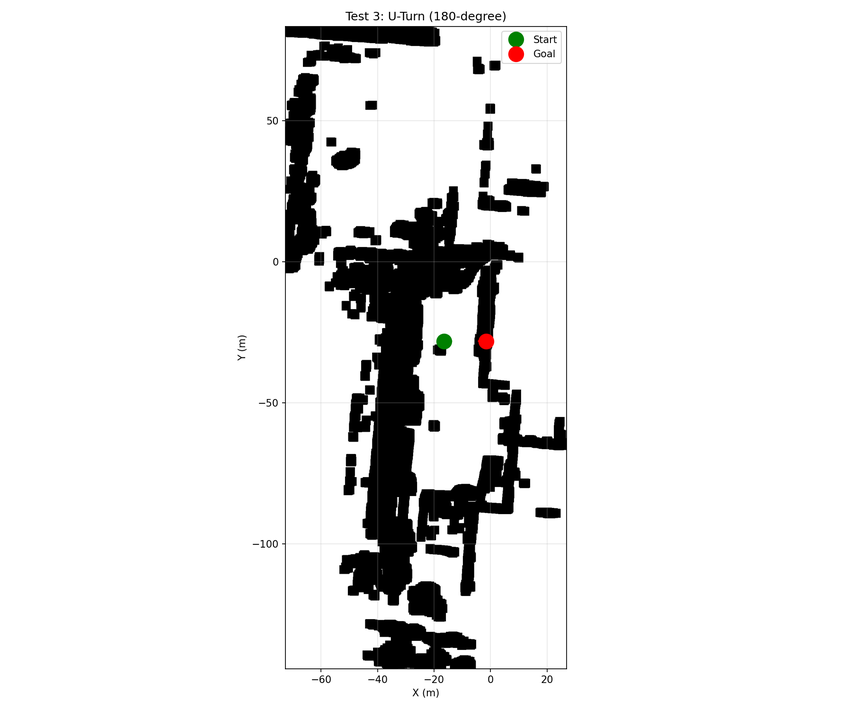
#> input picture Box_AD/planner/hybrid_astar_test.png, 852 x 710 px, shrunk from 1800 x 1500 before the run
$ python -i verify_avoidance_comparison.py   (imports and definitions only)
#> lines starting #> are read from the running program, lines starting #| are printed output that depends on the picture
#!/usr/bin/env python3
# -*- coding: utf-8 -*-
"""
避障算法对比验证

对比两种避障算法：
1. A* 局部规划（考虑静态地图+动态障碍物）
2. 梯形绕行方案（考虑静态地图+动态障碍物）

两种算法都使用相同的：
- 起点、终点（从全局路径取）
- 静态地图（膨胀后）
- 动态障碍物
"""

import math
import heapq
import csv
import numpy as np
import matplotlib.pyplot as plt
from PIL import Image
import cv2
import sys
from typing import List, Tuple, Optional

sys.path.insert(0, '/home/wudi/slam/Box_AD')


# ==================== 地图加载 ====================

def load_map(map_path, yaml_path=None):
    """加载地图"""
#> called with map_path = 'Box_AD/planner/hybrid_astar_test.png'
    img = Image.open(map_path)
#> img is the input picture: PIL image 852x710 RGBA; mean R, G, B, A 231, 230.9, 230.8, 255
    map_array = np.array(img)

    if len(map_array.shape) == 3:
        map_array = np.mean(map_array, axis=2).astype(np.uint8)
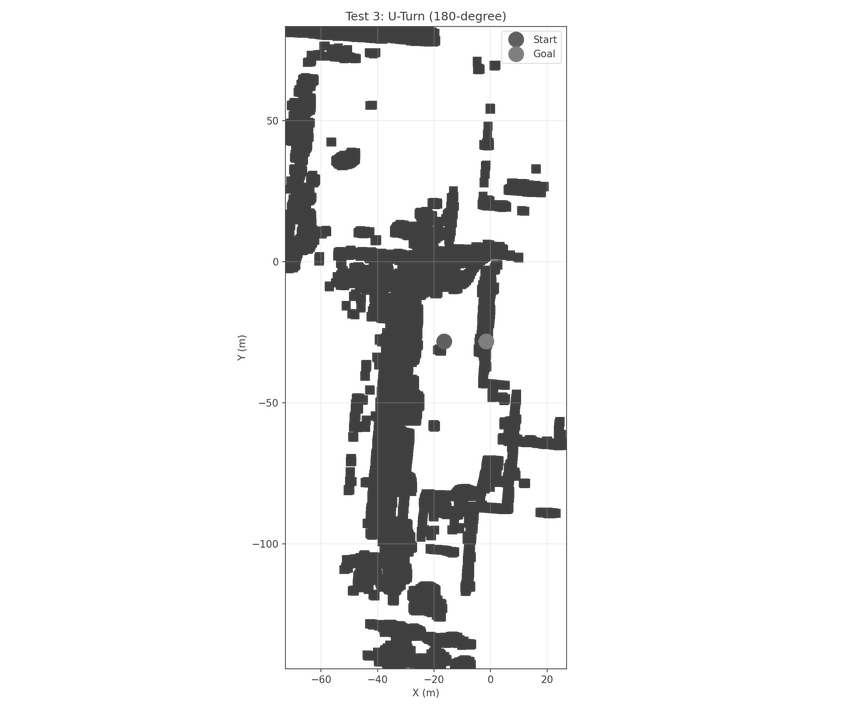
#> map_array: shape (710, 852); min 63, max 255, mean 236.9

    resolution = 0.1
    origin_x = -72.603497
    origin_y = -144.173262
    png_origin_e = 671775.357
    png_origin_n = 3529827.330

    if yaml_path:
        try:
            import re
            with open(yaml_path, 'r') as f:
                for line in f:
                    line = line.strip()
                    if line.startswith('resolution:'):
                        resolution = float(line.split(':')[1].strip())
                    elif line.startswith('origin:'):
                        parts = line.split('[')[1].split(']')[0].split(',')
                        origin_x = float(parts[0])
                        origin_y = float(parts[1])
                    elif 'PNG origin UTM' in line:
                        m = re.search(r"E\s*=\s*([0-9.+\-eE]+).*N\s*=\s*([0-9.+\-eE]+)", line)
                        if m:
                            png_origin_e = float(m.group(1))
                            png_origin_n = float(m.group(2))
        except Exception as e:
            print(f"解析 yaml 失败: {e}")

    height, width = map_array.shape
#> height = 710; width = 852
    grid = np.zeros((height, width), dtype=np.int8)
    obstacle_pixel_thresh = int(255 * 0.35)
    grid[map_array < obstacle_pixel_thresh] = 100

    return grid, resolution, origin_x, origin_y, png_origin_e, png_origin_n, map_array


# [566 lines left out: functions inflate_obstacles, add_dynamic_obstacles_to_grid, utm_to_map, world_to_grid, grid_to_world, astar and 7 more, not called in this run]


# [2 lines not run here, left out]

>>> result = load_map('Box_AD/planner/hybrid_astar_test.png')
#> result = 7 items
